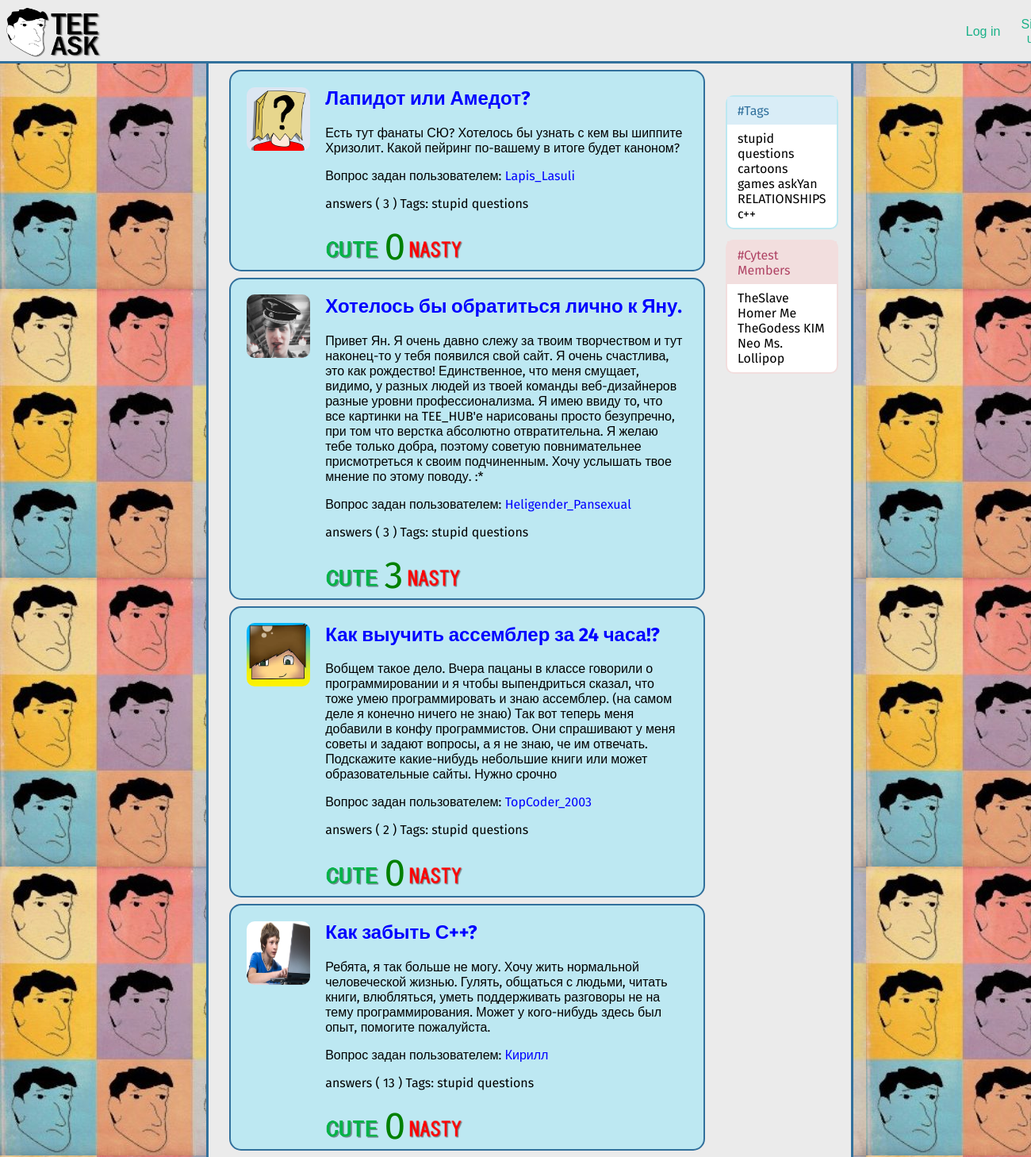
The page / on the database its author committed.
### TeeAsk/models.py (models this page shows, shortened)
class Post(models.Model):
    author = models.ForeignKey(Profile, default=None, on_delete=models.CASCADE)
    date = models.DateTimeField(auto_now_add=True, auto_now=False)
    title = models.TextField()
    text = models.TextField()
    answers = models.IntegerField(default=0)
    likes = models.IntegerField(default=0)

class Profile(User):
    avatar = models.ImageField(upload_to='media', default='default.png')
    objects = UserManager()

### TeeAsk/views.py (the view, shortened to what this page needs)
# urls.py: url(r'^$', IndexView.as_view()),
class IndexView(View):
    def get(self, request):
        ques_form = QuestionForm(initial={'title': 'Заголовок', 'text': 'Текст'})
        title = 'TeeAsk'
        posts = Post.objects.order_by('-id')[:4];
        likes = None
        if request.user.is_authenticated:#  is not None or request.user is not AnonymousUser:
            liked_posts = Like.objects.filter(user=request).values_list("post")
            likes = Like.objects.filter(user=request.user)
        return render(request, 'index.html', locals())

### templates/index.html (shortened to what this page needs)
{% extends "base.html" %}
{% load staticfiles %}
{% block styles %}
    <link rel="stylesheet" href="https://cdnjs.cloudflare.com/ajax/libs/normalize/5.0.0/normalize.min.css">
    <link rel="stylesheet" href="../static/css/nqst.css?v=1.4">
{% endblock %}
{% block center %}
    <div id='thread' class='center'>
        {% for p in posts %}
            <div class="post" id="post_id-{{ p.id }}">
                <div class="post-pic">
                    <img class='post-img' src="{{ MEDIA_URL }}{{ p.author.avatar.url }}"/>
                </div>
                <div class="post-text">
                    <h2>
                        <a id='title' href="{% url 'get question' p.id %}">{{ p.title }}</a>
                    </h2>
                    <p id='post-text'>{{ p.text }}</p>
                    <p>Вопрос задан пользователем: <a id="user_anchor"
                                                      href="{% url 'get user posts' p.id %}">{{ p.author }}</a></p>
                    <p>answers ( {{ p.answers }} ) Tags: stupid questions</p>
                    <div>
                        <img class="rating-img" id='like' src="../static/img/lois.png">
                        {% if p.likes >= 0 %}
                            <font id='score' size='7' color='green'>{{ p.likes }}</font>
                        {% else %}
                            <font id='score' size='7' color='red'>{{ p.likes }}</font>
                        {% endif %}
                        <img class="rating-img" id='dislike' src="../static/img/dislois.png">
                    </div>
                </div>
            </div>
        {% endfor %}
    </div>
{% endblock %}

### static/css/base.css (style rules this page uses)
:root { --bg: #ebebeb; --border: #31709c; --post_bg: #bde8f2 }
body { height: 100%; margin: 0; font-family: 'Fira Sans', sans-serif; }
.post { min-width: 600px; margin: 1vh 2vw; border: solid 2px var(--border); border-radius: 15px; background-color: var(--post_bg); }
.post-pic { padding-left: 1.5vw; padding-top: 1.5vw; float: left; }
.post-text { margin-left: 20%; margin-right: 2vw; }
.post-img { width: 4vw; height: 4vw; min-width: 80px; min-height: 80px; border-radius: 10px; }
.post a { text-decoration: none; color: blue; }
.rating-img { cursor: pointer; max-width: 70px; width: 7vw; height: 3vh; }

### static/css/nqst.css (style rules this page uses)
*, *:before, *:after { box-sizing: border-box; }
html { overflow-y: scroll; }
body { height: 100%; background: #c1bdba; font-family: 'Titillium Web', sans-serif; }
a { text-decoration: none; color: #1ab188; -webkit-transition: .5s ease; transition: .5s ease; }
body { margin: 0; font-family: 'Fira Sans', sans-serif; }

### rows shown on the page
Post: author.avatar (placeholder picture), title "Лапидот или Амедот?", text "Есть тут фанаты СЮ? Хотелось бы узнать с кем вы шиппите Хризолит. Какой пейринг по-вашему в итоге будет каноном?", author "Lapis_Lasuli", answers "3", likes "0"
Post: author.avatar (picture), title "Хотелось бы обратиться лично к Яну.", text "Привет Ян. Я очень давно слежу за твоим творчеством и тут наконец-то у тебя появился свой сайт. Я очень счастлива, это как рождество! Единственное, что меня смущает, видимо, у разных людей из твоей команды веб-дизайнеров разные уровни профессионализма. Я имею ввиду то, что все картинки на TEE_HUB'е нарисованы просто безупречно, при том что верстка абсолютно отвратительна. Я желаю тебе только добра, поэтому советую повнимательнее присмотреться к своим подчиненным. Хочу услышать твое мнение по этому поводу. :*", author "Heligender_Pansexual", answers "3", likes "3"
Post: author.avatar (picture), title "Как выучить ассемблер за 24 часа!?", text "Вобщем такое дело. Вчера пацаны в классе говорили о программировании и я чтобы выпендриться сказал, что тоже умею программировать и знаю ассемблер. (на самом деле я конечно ничего не знаю) Так вот теперь меня добавили в конфу программистов. Они спрашивают у меня советы и задают вопросы, а я не знаю, че им отвечать. Подскажите какие-нибудь небольшие книги или может образовательные сайты. Нужно срочно", author "TopCoder_2003", answers "2", likes "0"
Post: author.avatar (picture), title "Как забыть С++?", text "Ребята, я так больше не могу. Хочу жить нормальной человеческой жизнью. Гулять, общаться с людьми, читать книги, влюбляться, уметь поддерживать разговоры не на тему программирования. Может у кого-нибудь здесь был опыт, помогите пожалуйста.", author "Кирилл", answers "13", likes "0"
